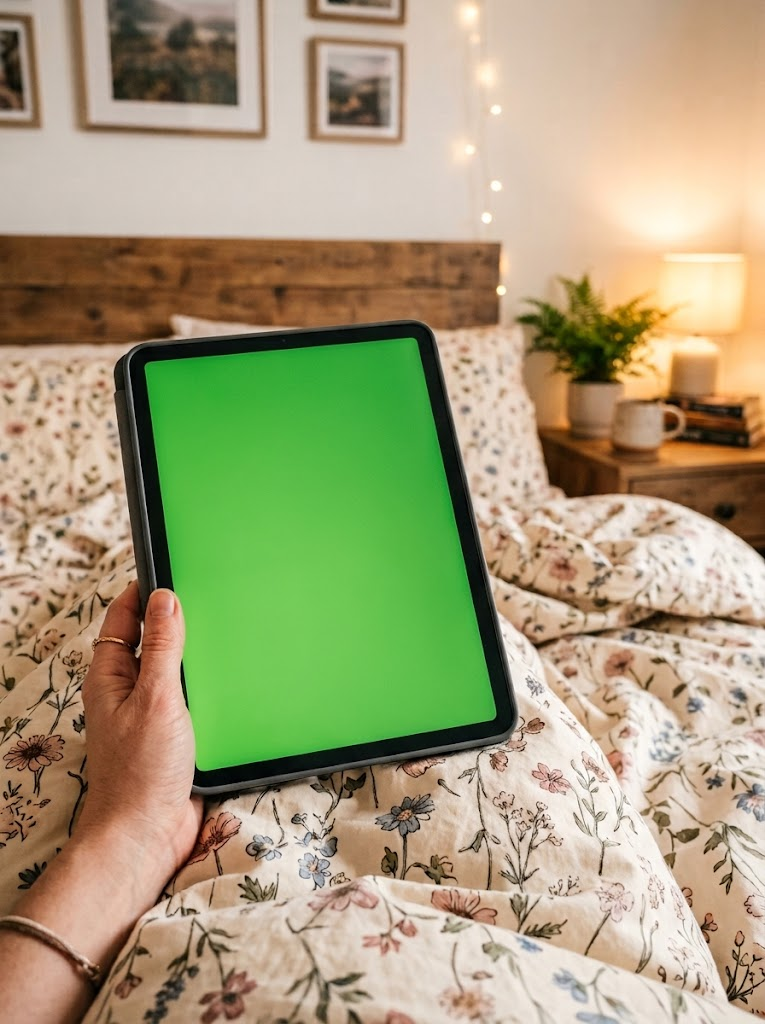
#> input picture bg_ipad.jpg, 765 x 1024 px; its folder holds only this picture in this run
$ python -i review_panel.py   (imports and definitions only)
#> lines starting #> are read from the running program, lines starting #| are printed output that depends on the picture
#!/usr/bin/env python3
"""
Carousel Strip Matrix — быстрый отсмотр run_*/carousel_* строками.

Виртуализованный Canvas: на экране только видимые ряды (~8–12),
LRU-кэш миниатюр — 100 каруселей скроллятся без раздувания памяти.
Клик по слайду → панель alts + query + «Ещё варианты» (Pinterest).
"""

from __future__ import annotations

import json
import shutil
import subprocess
import threading
import time
import tkinter as tk
from collections import OrderedDict
from dataclasses import dataclass, field
from pathlib import Path
from tkinter import filedialog, messagebox, ttk
from typing import Any, Callable

from PIL import Image, ImageTk

from core.renderer import render_slide

BG = "#1a1b1e"
PANEL = "#24262b"
PANEL2 = "#2c2f36"
FG = "#f2f2f2"
MUTED = "#9aa0a6"
ACCENT = "#3ddc97"
BORDER = "#3a3f48"
DANGER = "#e74c3c"
ROW_ALT = "#1f2126"
POPOVER_BG = "#12141a"

# Геометрия ряда / миниатюр (3:4) + подпись query
THUMB_W = 130
THUMB_H = 170
THUMB_GAP = 8
QUERY_LABEL_H = 28
ROW_PAD_Y = 8
ROW_H = THUMB_H + QUERY_LABEL_H + ROW_PAD_Y * 2 + 10
LEFT_W = 220
RIGHT_W = 130
MAX_SLIDES = 9
THUMB_CACHE_MAX = 96
ALT_THUMB_W = 78
ALT_THUMB_H = 104
FETCH_MORE_N = 4  # сколько новых за один клик «Ещё»
FETCH_FIND_N = 8  # «Найти» — свежий пул под новый query
MAX_ALTS_SHOWN = 16
ALT_COLS = 4  # сетка: 4 фото в ряд, рост вниз

# [201 lines left out: functions _img_fingerprint, _pil_fingerprint, _carousel_key, _own_pins, _series_used_index, _carousel_gender and 5 more, not called in this run]


_VK_DELETE = 46
_VK_BACK = 8
_VK_A = 65
_VK_O = 79
_VK_ESCAPE = 27


# [27 lines left out: function _btn, not called in this run]


def _make_thumb(path: Path, w: int = THUMB_W, h: int = THUMB_H) -> Image.Image:
#> called with path = 'bg_ipad.jpg', w = 130, h = 170
    img = Image.open(path).convert("RGB")
#> img is the input picture: PIL image 765x1024 RGB; mean R, G, B 165.3, 158.6, 121.7
    src_w, src_h = img.size
#> src_w = 765; src_h = 1024
    scale = max(w / src_w, h / src_h)
#> scale = 0.17
    nw, nh = max(1, int(src_w * scale)), max(1, int(src_h * scale))
#> nw = 130; nh = 174
    img = img.resize((nw, nh), Image.Resampling.BILINEAR)
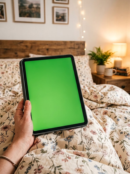
#> img: PIL image 130x174 RGB; mean R, G, B 165.3, 158.6, 121.7
    left = max(0, (nw - w) // 2)
#> left = 0
    top = max(0, (nh - h) // 2)
#> top = 2
    return img.crop((left, top, left + w, top + h))
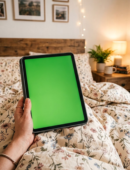
#> returned value: PIL image 130x170 RGB; mean R, G, B 165, 158.6, 121.2


@dataclass
class CarouselRow:
    path: Path
    number: str
    topic: str
    slides: list[Path] = field(default_factory=list)
    meta: dict[str, Any] = field(default_factory=dict)
    approved: bool = False


class _ThumbCache:
    """LRU PhotoImage cache — не держим 600 превью в RAM."""

    def __init__(self, max_items: int = THUMB_CACHE_MAX) -> None:
        self.max_items = max_items
        self._store: OrderedDict[str, ImageTk.PhotoImage] = OrderedDict()

    # [27 lines left out: functions get, invalidate_prefix, not called in this run]

    def clear(self) -> None:
        self._store.clear()


class ReviewPanel(ttk.Frame):
    # [221 lines left out: functions __init__, _get_harvester, _slide_query, _list_alts, _build, set_active and 3 more, not called in this run]

    # ------------------------------------------------------ virtual scroll
    def _on_canvas_configure(self, _event: tk.Event | None = None) -> None:
        self._schedule_relayout()

    # [22 lines left out: functions _schedule_relayout, _on_mousewheel, not called in this run]

    def _scrollregion_h(self) -> int:
        return max(1, len(self.rows) * ROW_H)

    # [42 lines left out: function _relayout, not called in this run]

    def _clear_rows(self) -> None:
        for idx in list(self._row_frames.keys()):
            self._destroy_row_widget(idx)

    # [135 lines left out: functions _destroy_row_widget, _mount_row, _bind_wheel_recursive, _select_row, not called in this run]

    # ---------------------------------------------------- click-to-swap
    def _on_slide_click(self, row_idx: int, slide_idx: int, event: tk.Event) -> None:  # type: ignore[type-arg]
        self._selected = row_idx
        self._open_alt_popover(row_idx, slide_idx, event)

    # [660 lines left out: functions _close_popover, _open_alt_popover, _render_alt_strip, _fetch_more_alts, not called in this run]

    def _maybe_close_popover(self) -> None:
        # оставляем панель открытой — закрытие только Esc / кнопкой
        return

    # [164 lines left out: functions _apply_alt, _update_stats, approve_row, reject_row, not called in this run]

    def approve_current(self) -> None:
        if self.rows:
            self.approve_row(self._selected)

    def reject_current(self) -> None:
        if self.rows:
            self.reject_row(self._selected)

    # [133 lines left out: functions export_ready, open_folder, handle_key, _ensure_selected_visible, main, not called in this run]


# [2 lines not run here, left out]

>>> result = _make_thumb('bg_ipad.jpg')

$ run again, on snaptik-app-7570862508492213526-slide-2.jpg
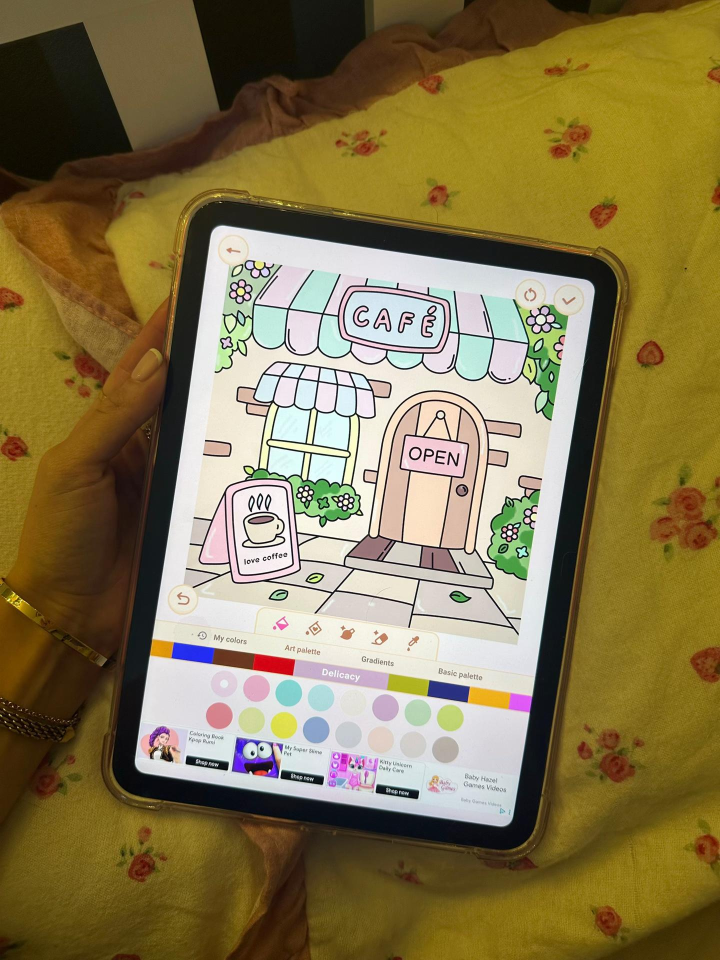
#> input picture snaptik-app-7570862508492213526-slide-2.jpg, 1440 x 1920 px (shown at 1/2 size)
#> in _make_thumb, img is the input picture: PIL image 1440x1920 RGB; mean R, G, B 133, 117.8, 76.6
#> in _make_thumb, `img = img.resize((nw, nh), Image.Resampling.BILINEAR)`:
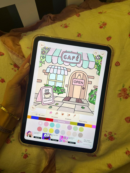
#> img: PIL image 130x173 RGB; mean R, G, B 133, 117.8, 76.6
#> in _make_thumb, `return img.crop((left, top, left + w, top + h))`:
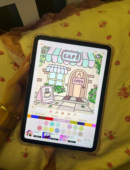
#> returned value: PIL image 130x170 RGB; mean R, G, B 133.9, 118.8, 77.6
